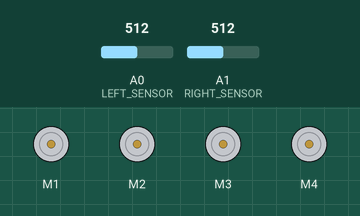
The program below on a simulated Arduino Uno, built with avr-gcc and run on an emulated ATmega328P. Shown: 4 × DC motor (green arrow = forward, orange = backward, longer = faster). Inputs (shaded band) come from the test bench; at power-on: A0 (LEFT_SENSOR) = 512, A1 (RIGHT_SENSOR) = 512.

Above: at 1.2 s.
1.3 s: A0 (LEFT_SENSOR) set to 40
2.8 s: A0 (LEFT_SENSOR) set to 32
At 3.2 s:
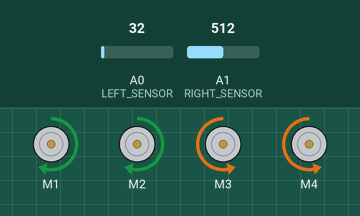
4.3 s: A1 (RIGHT_SENSOR) set to 39
5.8 s: A1 (RIGHT_SENSOR) set to 32
At 6.7 s:
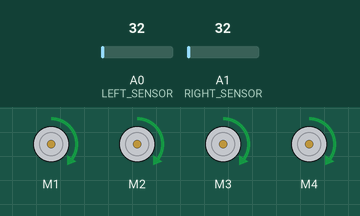
7.3 s: A0 (LEFT_SENSOR) set to 122
At 7.9 s:
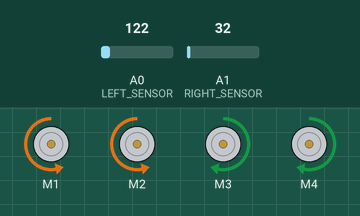
8.8 s: A0 (LEFT_SENSOR) set to 25
At 10.2 s:
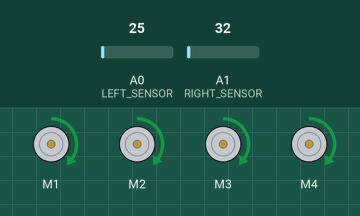
Timing chart, 0 to 11.3 s (numbered marks = the images above; inputs shaded):
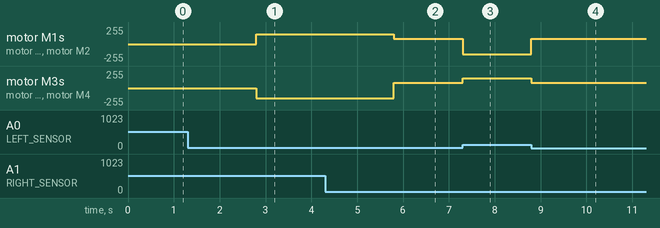

Measured:
- the behaviour switches between 36 and 35 on A0 (LEFT_SENSOR) (found by bisection; images 0 and 1)
- the behaviour switches between 36 and 35 on A1 (RIGHT_SENSOR) (found by bisection; images 1 and 2)
- after the input at 1.3 s, every drawn part: stays the same
- after the input at 2.8 s, motor M1, motor M2: stopped → forward 150/255 at once; motor M3, motor M4: stopped → backward 150/255 at once
- after the input at 4.3 s, every drawn part: stays the same
- after the input at 5.8 s, motor M1, motor M2: forward 150/255 → forward 80/255 at once; motor M3, motor M4: backward 150/255 → forward 80/255 at once
- after the input at 7.3 s, motor M1, motor M2: forward 80/255 → backward 150/255 at once; motor M3, motor M4: forward 80/255 → forward 150/255 at once
- after the input at 8.8 s, motor M1, motor M2: backward 150/255 → forward 80/255 at once; motor M3, motor M4: forward 150/255 → forward 80/255 at once

The program:

main.cpp
```cpp
#include<Arduino.h>
#include<AFMotor.h> //Knihovna ovládající motory.

AF_DCMotor motor1(1, MOTOR12_1KHZ);
AF_DCMotor motor2(2, MOTOR12_1KHZ);
AF_DCMotor motor3(3, MOTOR34_1KHZ);
AF_DCMotor motor4(4, MOTOR34_1KHZ);

#define LEFT_SENSOR A0 // připojení levého senzoru na analogový pin A0.
#define RIGHT_SENSOR A1 // připojení pravého senzoru na analogový pin A1.
int rychlost= 80;
int zatacka = 150;

void setup() {

pinMode(RIGHT_SENSOR, INPUT); // inicializace pravého senzoru jako input.
pinMode(LEFT_SENSOR, INPUT); // inicializace levého senzoru jako input.

}

void loop() {
if(analogRead(RIGHT_SENSOR)<=35 && analogRead(LEFT_SENSOR)<=35) //porovnání obou hodnot které posílá senzor aby mohl být nastaven směr jízdy.
{
  motor1.run(FORWARD);
  motor1.setSpeed(rychlost);
  motor2.run(FORWARD);
  motor2.setSpeed(rychlost);
  motor3.run(FORWARD);
  motor3.setSpeed(rychlost);
  motor4.run(FORWARD);
  motor4.setSpeed(rychlost);
}
 else if(!analogRead(RIGHT_SENSOR)<=35 && analogRead(LEFT_SENSOR)<=35) //porovnání obou hodnot které posílá senzor aby mohl být nastaven směr jízdy.
 {
  motor1.run(FORWARD);
  motor1.setSpeed(zatacka);
  motor2.run(FORWARD);
  motor2.setSpeed(zatacka);
  motor3.run(BACKWARD);
  motor3.setSpeed(zatacka);
  motor4.run(BACKWARD);
  motor4.setSpeed(zatacka);

}
 else if(analogRead(RIGHT_SENSOR)<=35 && !analogRead(LEFT_SENSOR)<=35) //porovnání obou hodnot které posílá senzor aby mohl být nastaven směr jízdy.
 {
  motor1.run(BACKWARD);
  motor1.setSpeed(zatacka);
  motor2.run(BACKWARD);
  motor2.setSpeed(zatacka);
  motor3.run(FORWARD);
  motor3.setSpeed(zatacka);
  motor4.run(FORWARD);
  motor4.setSpeed(zatacka);
}
else if(!analogRead(RIGHT_SENSOR)<=35 && !analogRead(LEFT_SENSOR)<=35) //porovnání obou hodnot které posílá senzor aby mohl být nastaven směr jízdy.
{
  //Zastavení motorů v případě, že oba senzory narazily na čáru.
  motor1.run(RELEASE);
  motor2.run(RELEASE);
  motor3.run(RELEASE);
  motor4.run(RELEASE);
 }
}
```
